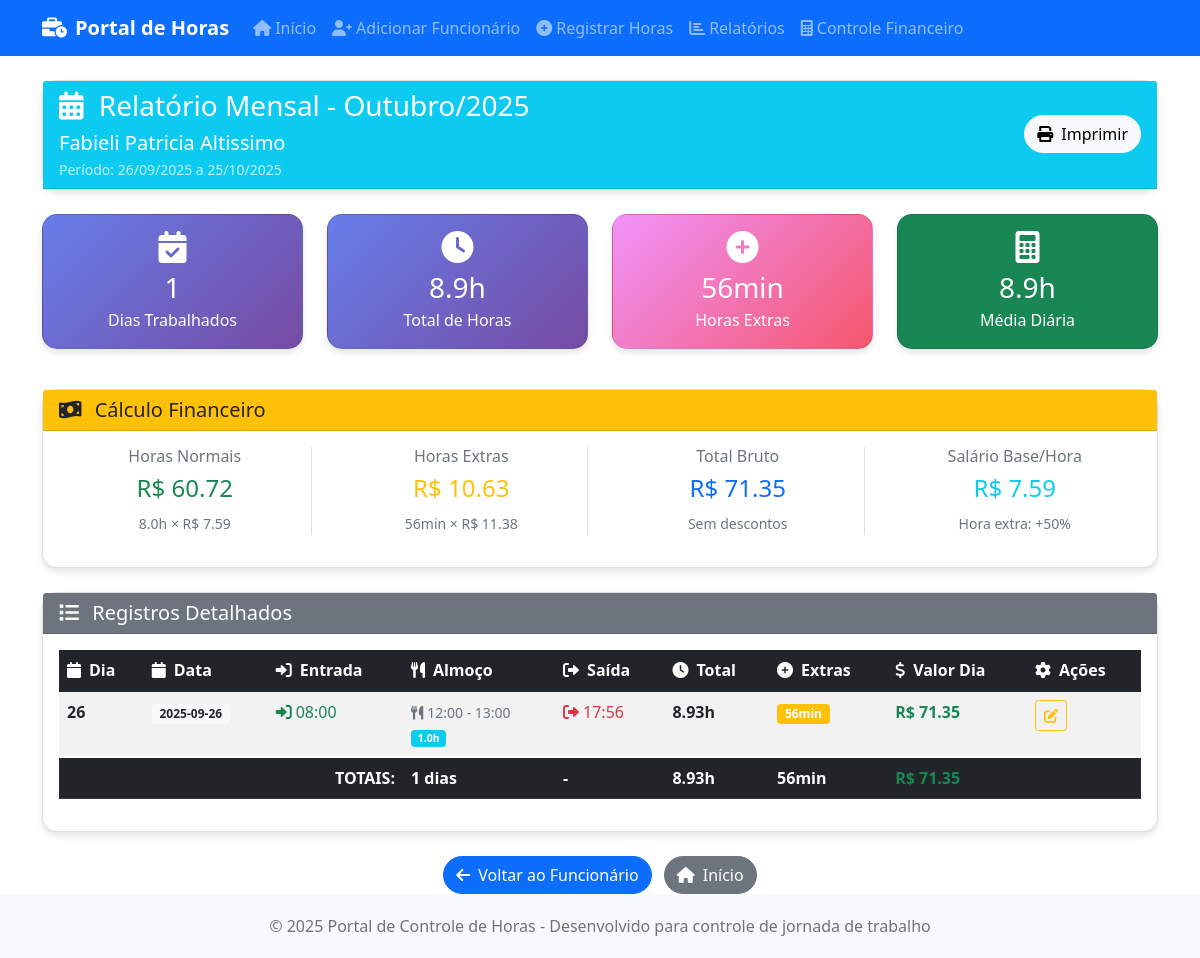
/relatorio_mensal/Fabieli Patricia Altissimo/10/2025, run on an earlier commit of the app's database.
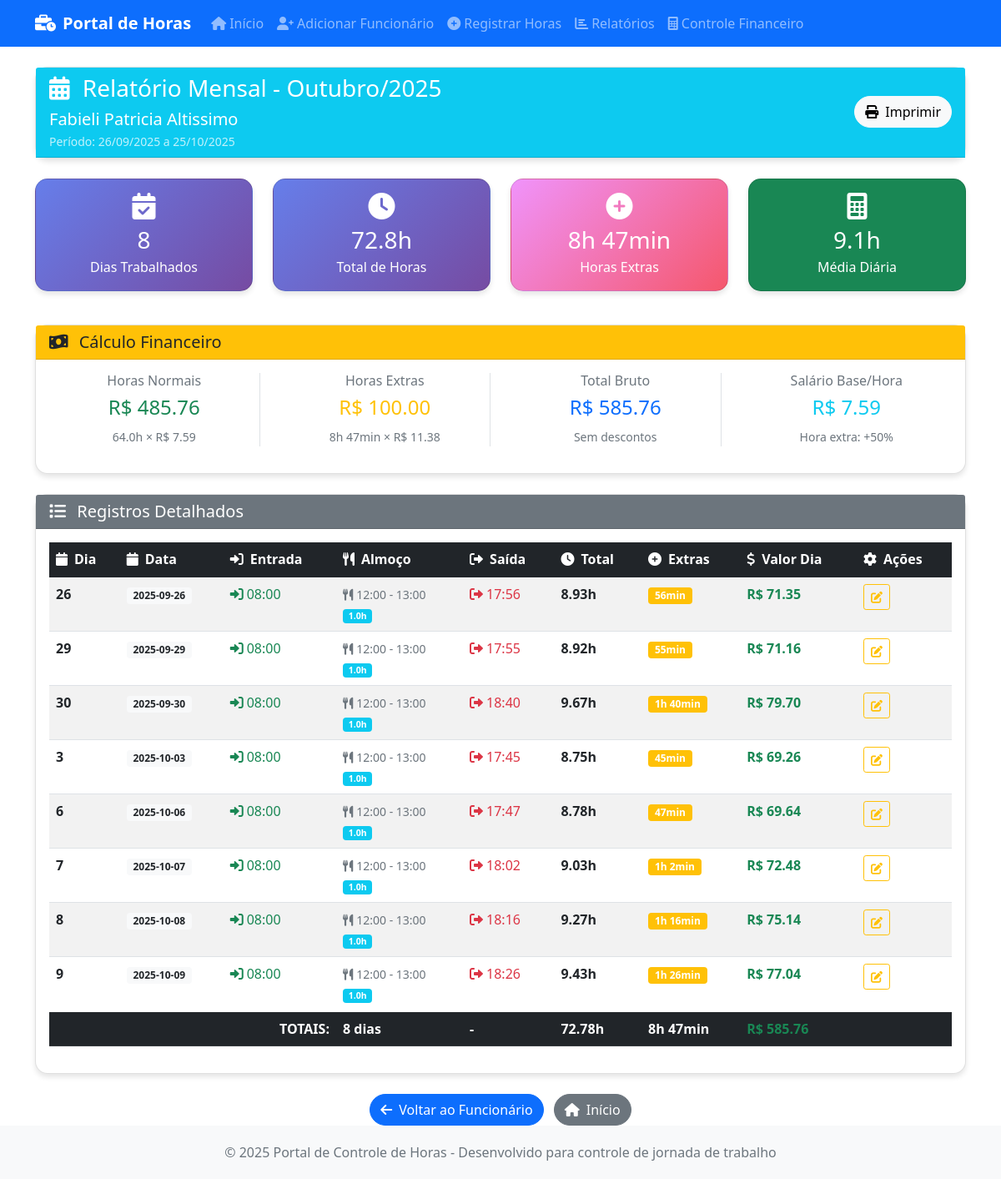
And on a later commit of the database.
### tables this page shows
CREATE TABLE funcionarios (
            id INTEGER PRIMARY KEY AUTOINCREMENT,
            nome TEXT NOT NULL UNIQUE,
            cargo TEXT NOT NULL,
            salario_mensal REAL NOT NULL,
            salario_hora REAL NOT NULL,
            horas_mensais INTEGER NOT NULL DEFAULT 220,
            data_cadastro DATE NOT NULL,
            ativo BOOLEAN NOT NULL DEFAULT 1,
            created_at TIMESTAMP DEFAULT CURRENT_TIMESTAMP,
            updated_at TIMESTAMP DEFAULT CURRENT_TIMESTAMP
        , desconto REAL DEFAULT 0.00);

CREATE TABLE registros_ponto (
            id INTEGER PRIMARY KEY AUTOINCREMENT,
            funcionario_id INTEGER NOT NULL,
            data DATE NOT NULL,
            dia INTEGER NOT NULL,
            mes INTEGER NOT NULL,
            ano INTEGER NOT NULL,
            hora_entrada TIME NOT NULL,
            hora_saida_almoco TIME NOT NULL,
            hora_volta_almoco TIME NOT NULL,
            hora_saida TIME NOT NULL,
            tempo_almoco REAL NOT NULL,
            horas_trabalhadas REAL NOT NULL,
            horas_extras REAL NOT NULL,
            data_registro TIMESTAMP NOT NULL,
            data_edicao TIMESTAMP NULL,
            created_at TIMESTAMP DEFAULT CURRENT_TIMESTAMP,
            updated_at TIMESTAMP DEFAULT CURRENT_TIMESTAMP,
            FOREIGN KEY (funcionario_id) REFERENCES funcionarios (id),
            UNIQUE(funcionario_id, data)
        );

### index.py (the view)
@app.route('/relatorio_mensal/<funcionario_nome>/<int:mes>/<int:ano>')
def relatorio_mensal(funcionario_nome, mes, ano):
    query = "SELECT * FROM funcionarios WHERE nome = ?"
    funcionario_data = DatabaseManager.execute_query(query, (funcionario_nome,), fetch_one=True)
    if not funcionario_data:
        flash('Funcionário não encontrado!', 'error')
        return redirect(url_for('index'))
    from datetime import date
    data_referencia = date(ano, mes, 25)  # Usar o dia 25 do mês solicitado
    data_inicio, data_fim, _, _ = calcular_periodo_fechamento(data_referencia)
    query = """
        SELECT * FROM registros_ponto
        WHERE funcionario_id = ? AND data >= ? AND data <= ?
        ORDER BY data
    """
    registros_mes = DatabaseManager.execute_query(query, (funcionario_data['id'], data_inicio.strftime('%Y-%m-%d'), data_fim.strftime('%Y-%m-%d')), fetch_all=True)
    total_mensal = calcular_total_mensal_fechamento(funcionario_data['id'], mes, ano)
    valor_horas_normais = 0
    valor_horas_extras = 0
    salario_hora = funcionario_data['salario_hora']
    for registro in registros_mes:
        horas_normais = min(registro['horas_trabalhadas'], 8)
        valor_horas_normais += horas_normais * salario_hora
        valor_horas_extras += registro['horas_extras'] * salario_hora * 1.5  # 50% adicional
    meses_nomes = ['Janeiro', 'Fevereiro', 'Março', 'Abril', 'Maio', 'Junho',
                   'Julho', 'Agosto', 'Setembro', 'Outubro', 'Novembro', 'Dezembro']
    periodo_info = {
        'data_inicio': data_inicio.strftime('%d/%m/%Y'),
        'data_fim': data_fim.strftime('%d/%m/%Y'),
        'descricao': f"Período: {data_inicio.strftime('%d/%m/%Y')} a {data_fim.strftime('%d/%m/%Y')}"
    }
    return render_template('relatorio_mensal.html',
                         funcionario=funcionario_nome,
                         mes=mes,
                         ano=ano,
                         mes_nome=meses_nomes[mes-1],
                         registros=registros_mes,
                         total=total_mensal,
                         funcionario_data=funcionario_data,
                         valor_horas_normais=valor_horas_normais,
                         valor_horas_extras=valor_horas_extras,
                         periodo=periodo_info)

### templates/relatorio_mensal.html (shortened to what this page needs)
{% extends "base.html" %}
{% block content %}
<div class="row">
    <div class="col-12">
        <div class="card mb-4">
            <div class="card-header bg-info text-white">
                <div class="row align-items-center">
                    <div class="col">
                        <h3 class="mb-0">
                            <i class="fas fa-calendar-alt me-2"></i>
                            Relatório Mensal - {{ mes_nome }}/{{ ano }}
                        </h3>
                        <h5 class="mb-0 mt-2">{{ funcionario }}</h5>
                        {% if periodo %}
                        <small class="mb-0 mt-1 d-block opacity-75">{{ periodo.descricao }}</small>
                        {% endif %}
                    </div>
                    <div class="col-auto">
                        <button onclick="window.print()" class="btn btn-light btn-custom">
                            <i class="fas fa-print me-2"></i>Imprimir
                        </button>
                    </div>
                </div>
            </div>
        </div>
    </div>
</div>
<div class="row mb-4">
    <div class="col-lg-3 col-md-6 mb-3">
        <div class="card stats-card text-white h-100">
            <div class="card-body text-center">
                <i class="fas fa-calendar-check fa-2x mb-2"></i>
                <h3 class="mb-1">{{ total.dias_trabalhados }}</h3>
                <p class="mb-0">Dias Trabalhados</p>
            </div>
        </div>
    </div>
    <div class="col-lg-3 col-md-6 mb-3">
        <div class="card stats-card text-white h-100">
            <div class="card-body text-center">
                <i class="fas fa-clock fa-2x mb-2"></i>
                <h3 class="mb-1">{{ "%.1f"|format(total.total_horas) }}h</h3>
                <p class="mb-0">Total de Horas</p>
            </div>
        </div>
    </div>
    <div class="col-lg-3 col-md-6 mb-3">
        <div class="card extras-card text-white h-100">
            <div class="card-body text-center">
                <i class="fas fa-plus-circle fa-2x mb-2"></i>
                <h3 class="mb-1">{{ total.total_extras|horas_hm }}</h3>
                <p class="mb-0">Horas Extras</p>
            </div>
        </div>
    </div>
    <div class="col-lg-3 col-md-6 mb-3">
        <div class="card bg-success text-white h-100">
            <div class="card-body text-center">
                <i class="fas fa-calculator fa-2x mb-2"></i>
                <h3 class="mb-1">{{ "%.1f"|format((total.total_horas / total.dias_trabalhados) if total.dias_trabalhados > 0 else 0) }}h</h3>
                <p class="mb-0">Média Diária</p>
            </div>
        </div>
    </div>
</div>
{% if funcionario_data and funcionario_data.salario_hora %}
<div class="row mb-4">
    <div class="col-12">
        <div class="card">
            <div class="card-header bg-warning text-dark">
                <h5 class="mb-0">
                    <i class="fas fa-money-bill-wave me-2"></i>
                    Cálculo Financeiro
                </h5>
            </div>
            <div class="card-body">
                <div class="row">
                    <div class="col-md-3 text-center mb-3">
                        <div class="border-end">
                            <h6 class="text-muted">Horas Normais</h6>
                            <h4 class="text-success">R$ {{ "%.2f"|format(valor_horas_normais) }}</h4>
                            <small class="text-muted">{{ "%.1f"|format(total.total_horas - total.total_extras) }}h × R$ {{ "%.2f"|format(funcionario_data.salario_hora) }}</small>
                        </div>
                    </div>
                    <div class="col-md-3 text-center mb-3">
                        <div class="border-end">
                            <h6 class="text-muted">Horas Extras</h6>
                            <h4 class="text-warning">R$ {{ "%.2f"|format(valor_horas_extras) }}</h4>
                            <small class="text-muted">{{ total.total_extras|horas_hm }} × R$ {{ "%.2f"|format(funcionario_data.salario_hora * 1.5) }}</small>
                        </div>
                    </div>
                    <div class="col-md-3 text-center mb-3">
                        <div class="border-end">
                            <h6 class="text-muted">Total Bruto</h6>
                            <h4 class="text-primary">R$ {{ "%.2f"|format(valor_horas_normais + valor_horas_extras) }}</h4>
                            <small class="text-muted">Sem descontos</small>
                        </div>
                    </div>
                    <div class="col-md-3 text-center mb-3">
                        <h6 class="text-muted">Salário Base/Hora</h6>
                        <h4 class="text-info">R$ {{ "%.2f"|format(funcionario_data.salario_hora) }}</h4>
                        <small class="text-muted">Hora extra: +50%</small>
                    </div>
                </div>
            </div>
        </div>
    </div>
</div>
{% endif %}
{% if registros %}
<div class="row">
    <div class="col-12">
        <div class="card">
            <div class="card-header bg-secondary text-white">
                <h5 class="mb-0">
                    <i class="fas fa-list me-2"></i>
                    Registros Detalhados
                </h5>
            </div>
            <div class="card-body">
                <div class="table-responsive">
                    <table class="table table-striped table-hover">
                        <thead class="table-dark">
                            <tr>
                                <th><i class="fas fa-calendar me-2"></i>Dia</th>
                                <th><i class="fas fa-calendar me-2"></i>Data</th>
                                <th><i class="fas fa-sign-in-alt me-2"></i>Entrada</th>
                                <th><i class="fas fa-utensils me-2"></i>Almoço</th>
                                <th><i class="fas fa-sign-out-alt me-2"></i>Saída</th>
                                <th><i class="fas fa-clock me-2"></i>Total</th>
                                <th><i class="fas fa-plus-circle me-2"></i>Extras</th>
                                {% if funcionario_data and funcionario_data.salario_hora %}
                                <th><i class="fas fa-dollar-sign me-2"></i>Valor Dia</th>
                                {% endif %}
                                <th><i class="fas fa-cog me-2"></i>Ações</th>
                            </tr>
                        </thead>
                        <tbody>
                            {% for registro in registros %}
                            <tr>
                                <td>
                                    <strong>{{ registro.dia }}</strong>
                                </td>
                                <td>
                                    <span class="badge bg-light text-dark">
                                        {{ registro.data }}
                                    </span>
                                </td>
                                <td>
                                    <span class="text-success">
                                        <i class="fas fa-sign-in-alt me-1"></i>{{ registro.hora_entrada }}
                                    </span>
                                </td>
                                <td>
                                    {% if registro.hora_saida_almoco %}
                                    <small class="text-muted">
                                        <i class="fas fa-utensils me-1"></i>{{ registro.hora_saida_almoco }} - {{ registro.hora_volta_almoco }}
                                        <br><span class="badge bg-info">{{ "%.1f"|format(registro.tempo_almoco) }}h</span>
                                    </small>
                                    {% else %}
                                    <span class="text-muted">-</span>
                                    {% endif %}
                                </td>
                                <td>
                                    <span class="text-danger">
                                        <i class="fas fa-sign-out-alt me-1"></i>{{ registro.hora_saida }}
                                    </span>
                                </td>
                                <td>
                                    <strong>{{ "%.2f"|format(registro.horas_trabalhadas) }}h</strong>
                                </td>
                                <td>
                                    {% if registro.horas_extras > 0 %}
                                        <span class="badge bg-warning">
                                            {{ registro.horas_extras|horas_hm }}
                                        </span>
                                    {% else %}
                                        <span class="text-muted">-</span>
                                    {% endif %}
                                </td>
                                {% if funcionario_data and funcionario_data.salario_hora %}
                                <td>
                                    {% set horas_normais_dia = (registro.horas_trabalhadas - registro.horas_extras) %}
                                    {% set valor_dia = (horas_normais_dia * funcionario_data.salario_hora) + (registro.horas_extras * funcionario_data.salario_hora * 1.5) %}
                                    <strong class="text-success">R$ {{ "%.2f"|format(valor_dia) }}</strong>
                                </td>
                                {% endif %}
                                <td>
                                    <div class="btn-group btn-group-sm" role="group">
                                        <a href="{{ url_for('editar_registro', registro_id=registro.id) }}"
                                           class="btn btn-outline-warning btn-sm" title="Editar">
                                            <i class="fas fa-edit"></i>
                                        </a>
                                    </div>
                                </td>
                            </tr>
                            {% endfor %}
                        </tbody>
                        <tfoot class="table-dark">
                            <tr>
                                <th colspan="3" class="text-end">TOTAIS:</th>
                                <th>{{ total.dias_trabalhados }} dias</th>
                                <th>-</th>
                                <th>{{ "%.2f"|format(total.total_horas) }}h</th>
                                <th>{{ total.total_extras|horas_hm }}</th>
                                {% if funcionario_data and funcionario_data.salario_hora %}
                                <th class="text-success">R$ {{ "%.2f"|format(valor_horas_normais + valor_horas_extras) }}</th>
                                {% endif %}
                                <th></th>
                            </tr>
                        </tfoot>
                    </table>
                </div>
            </div>
        </div>
    </div>
</div>
{% endif %}
<div class="row mt-4 d-print-none">
    <div class="col-12 text-center">
        <a href="{{ url_for('visualizar_funcionario', nome=funcionario) }}" class="btn btn-primary btn-custom me-2">
            <i class="fas fa-arrow-left me-2"></i>Voltar ao Funcionário
        </a>
        <a href="{{ url_for('index') }}" class="btn btn-secondary btn-custom">
            <i class="fas fa-home me-2"></i>Início
        </a>
    </div>
</div>
{% endblock %}

What changed in the data, as far as the page shows it:
added registros_ponto: dia "29", data "2025-09-29", hora_entrada "08:00", hora_saida_almoco "12:00", hora_volta_almoco "13:00", tempo_almoco "1.0", hora_saida "17:55", horas_trabalhadas "8.92", horas_extras|horas_hm "55min", valor_dia "71.16"
added registros_ponto: dia "30", data "2025-09-30", hora_entrada "08:00", hora_saida_almoco "12:00", hora_volta_almoco "13:00", tempo_almoco "1.0", hora_saida "18:40", horas_trabalhadas "9.67", horas_extras|horas_hm "1h 40min", valor_dia "79.70"
added registros_ponto: dia "3", data "2025-10-03", hora_entrada "08:00", hora_saida_almoco "12:00", hora_volta_almoco "13:00", tempo_almoco "1.0", hora_saida "17:45", horas_trabalhadas "8.75", horas_extras|horas_hm "45min", valor_dia "69.26"
added registros_ponto: dia "6", data "2025-10-06", hora_entrada "08:00", hora_saida_almoco "12:00", hora_volta_almoco "13:00", tempo_almoco "1.0", hora_saida "17:47", horas_trabalhadas "8.78", horas_extras|horas_hm "47min", valor_dia "69.64"
added registros_ponto: dia "7", data "2025-10-07", hora_entrada "08:00", hora_saida_almoco "12:00", hora_volta_almoco "13:00", tempo_almoco "1.0", hora_saida "18:02", horas_trabalhadas "9.03", horas_extras|horas_hm "1h 2min", valor_dia "72.48"
added registros_ponto: dia "8", data "2025-10-08", hora_entrada "08:00", hora_saida_almoco "12:00", hora_volta_almoco "13:00", tempo_almoco "1.0", hora_saida "18:16", horas_trabalhadas "9.27", horas_extras|horas_hm "1h 16min", valor_dia "75.14"
added registros_ponto: dia "9", data "2025-10-09", hora_entrada "08:00", hora_saida_almoco "12:00", hora_volta_almoco "13:00", tempo_almoco "1.0", hora_saida "18:26", horas_trabalhadas "9.43", horas_extras|horas_hm "1h 26min", valor_dia "77.04"
Also different on the page:
{{ total.dias_trabalhados }}: "1" → "8"
{{ "%.1f"|format(total.total_horas) }}: "8.9" → "72.8"
{{ total.total_extras|horas_hm }}: "56min" → "8h 47min"
{{ "%.2f"|format(valor_horas_normais) }}: "60.72" → "485.76"
{{ "%.1f"|format(total.total_horas - total.total_extras) }}: "8.0" → "64.0"
{{ "%.2f"|format(valor_horas_extras) }}: "10.63" → "100.00"
{{ "%.2f"|format(valor_horas_normais + valor_horas_extras) }}: "71.35" → "585.76"
{{ "%.2f"|format(total.total_horas) }}: "8.93" → "72.78"
text no longer shown: "8.9"
text now shown: "9.1"
